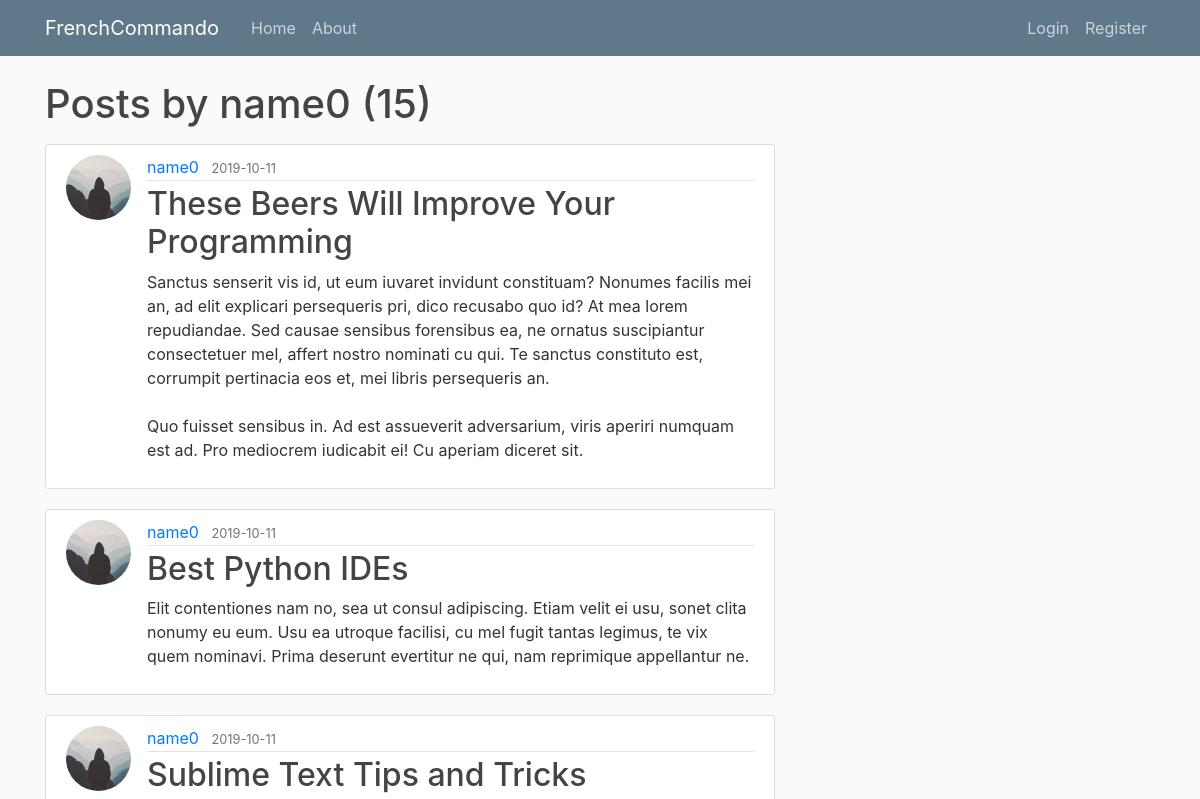
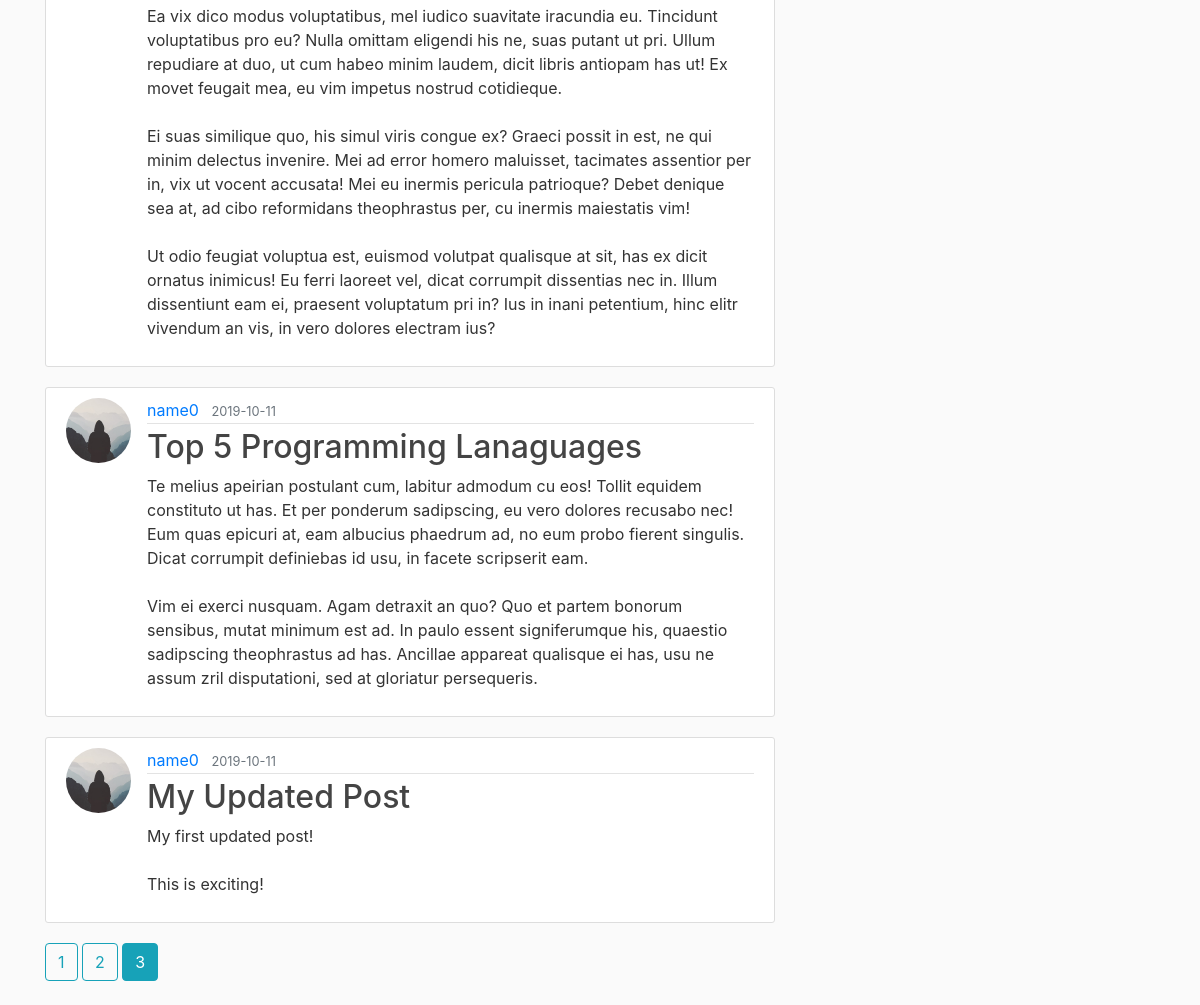
Page /user/name0?page=3 on the committed database (2 pictures, top to bottom).
### flaskblog/models.py (models this page shows, shortened)
class User(db.Model, UserMixin):
    id = db.Column(db.Integer, primary_key=True)
    username = db.Column(db.String(20), unique=True, nullable=False)
    email = db.Column(db.String(120), unique=True, nullable=False)
    image_file = db.Column(db.String(20), nullable=False, default='default.jpg')
    password = db.Column(db.String(60), nullable=False)
    posts = db.relationship('Post', backref='author', lazy=True)

class Post(db.Model):
    id = db.Column(db.Integer, primary_key=True)
    title = db.Column(db.String(100), nullable=False)
    date_posted = db.Column(db.DateTime, nullable=False, default=datetime.utcnow)
    content = db.Column(db.Text, nullable=False)
    user_id = db.Column(db.Integer, db.ForeignKey('user.id'), nullable=False)

### flaskblog/users/routes.py (the view)
@users.route("/user/<string:username>")
def user_posts(username):
    page = request.args.get('page', 1, type=int)
    user = User.query.filter_by(username=username).first_or_404()
    posts = Post.query.filter_by(author=user).order_by(Post.date_posted.desc()).paginate(page=page, per_page=5)
    return render_template('user_posts.html', posts=posts, user=user)

### flaskblog/templates/user_posts.html
{% extends "layout.html" %}
{% block content %}
  <h1 class="mb-3">Posts by {{ user.username }} ({{ posts.total }})</h1>
    {% for post in posts.items %}
      <article class="media content-section">
        <img class="rounded-circle article-img" src="{{ url_for('static', filename='profile_pics/' + post.author.image_file) }}" alt="">
        <div class="media-body">
          <div class="article-metadata">
            <a class="mr-2" href="{{ url_for('users.user_posts', username=post.author.username) }}">{{ post.author.username }}</a>
            <small class="text-muted">{{ post.date_posted.strftime('%Y-%m-%d') }}</small>
          </div>
          <h2><a class="article-title" href="{{ url_for('posts.post', post_id=post.id) }}">{{ post.title }}</a></h2>
          <p class="article-content">{{ post.content }}</p>
        </div>
      </article>
    {% endfor%}
    {% for page_num in posts.iter_pages(left_edge=1, right_edge=1, left_current=3, right_current=4) %}
      {% if page_num %}
        {% if posts.page == page_num %}
          <a class="btn btn-info mb-4" href="{{ url_for('users.user_posts', username=user.username, page=page_num) }}">{{ page_num }}</a>
        {% else %}
          <a class="btn btn-outline-info mb-4" href="{{ url_for('users.user_posts', username=user.username, page=page_num) }}">{{ page_num }}</a>
        {% endif %}
      {% else %}
        ...
      {% endif %}
    {% endfor %}
{% endblock content %}

### flaskblog/static/main.css (style rules this page uses)
body { background: #fafafa; color: #333333; margin-top: 5rem; }
h1, h2, h3, h4, h5, h6 { color: #444444; }
.content-section { background: #ffffff; padding: 10px 20px; border: 1px solid #dddddd; border-radius: 3px; margin-bottom: 20px; }
.article-title { color: #444444; }
.article-content { white-space: pre-line; }
.article-img { height: 65px; width: 65px; margin-right: 16px; }
.article-metadata { padding-bottom: 1px; margin-bottom: 4px; border-bottom: 1px solid #e3e3e3 }

### rows in the picture
User: username "name0"
Post: image_file (placeholder picture), author.username "name0", date_posted "2019-10-11", title "These Beers Will Improve Your Programming", content "Sanctus senserit vis id, ut eum iuvaret invidunt constituam? Nonumes facilis mei an, ad elit explicari persequeris pri, dico recusabo quo id? At mea lorem repudiandae. Sed causae sensibus forensibus ea, ne ornatus suscipiantur consectetuer mel, affert nostro nominati cu qui. Te sanctus constituto est, corrumpit pertinacia eos et, mei libris persequeris an. Quo fuisset sensibus in. Ad est assueverit adversarium, viris aperiri numquam est ad. Pro mediocrem iudicabit ei! Cu aperiam diceret sit."
Post: image_file (placeholder picture), author.username "name0", date_posted "2019-10-11", title "Best Python IDEs", content "Elit contentiones nam no, sea ut consul adipiscing. Etiam velit ei usu, sonet clita nonumy eu eum. Usu ea utroque facilisi, cu mel fugit tantas legimus, te vix quem nominavi. Prima deserunt evertitur ne qui, nam reprimique appellantur ne."
Post: image_file (placeholder picture), author.username "name0", date_posted "2019-10-11", title "Sublime Text Tips and Tricks", content "Ea vix dico modus voluptatibus, mel iudico suavitate iracundia eu. Tincidunt voluptatibus pro eu? Nulla omittam eligendi his ne, suas putant ut pri. Ullum repudiare at duo, ut cum habeo minim laudem, dicit libris antiopam has ut! Ex movet feugait mea, eu vim impetus nostrud cotidieque. Ei suas similique quo, his simul viris congue ex? Graeci possit in est, ne qui minim delectus invenire. Mei ad error homero maluisset, tacimates assentior per in, vix ut vocent accusata! Mei eu inermis pericula patrioque? Debet denique sea at, ad cibo reformidans theophrastus per, cu inermis maiestatis vim! Ut odio feugiat voluptua est, euismod volutpat qualisque at sit, has ex dicit ornatus inimicus! Eu…"
Post: image_file (placeholder picture), author.username "name0", date_posted "2019-10-11", title "Top 5 Programming Lanaguages", content "Te melius apeirian postulant cum, labitur admodum cu eos! Tollit equidem constituto ut has. Et per ponderum sadipscing, eu vero dolores recusabo nec! Eum quas epicuri at, eam albucius phaedrum ad, no eum probo fierent singulis. Dicat corrumpit definiebas id usu, in facete scripserit eam. Vim ei exerci nusquam. Agam detraxit an quo? Quo et partem bonorum sensibus, mutat minimum est ad. In paulo essent signiferumque his, quaestio sadipscing theophrastus ad has. Ancillae appareat qualisque ei has, usu ne assum zril disputationi, sed at gloriatur persequeris."
Post: image_file (placeholder picture), author.username "name0", date_posted "2019-10-11", title "My Updated Post", content "My first updated post! This is exciting!"

### other values in the picture
{{ posts.total }} "15"
{{ page_num }} "1" "2"
{{ page_num }} "3"
